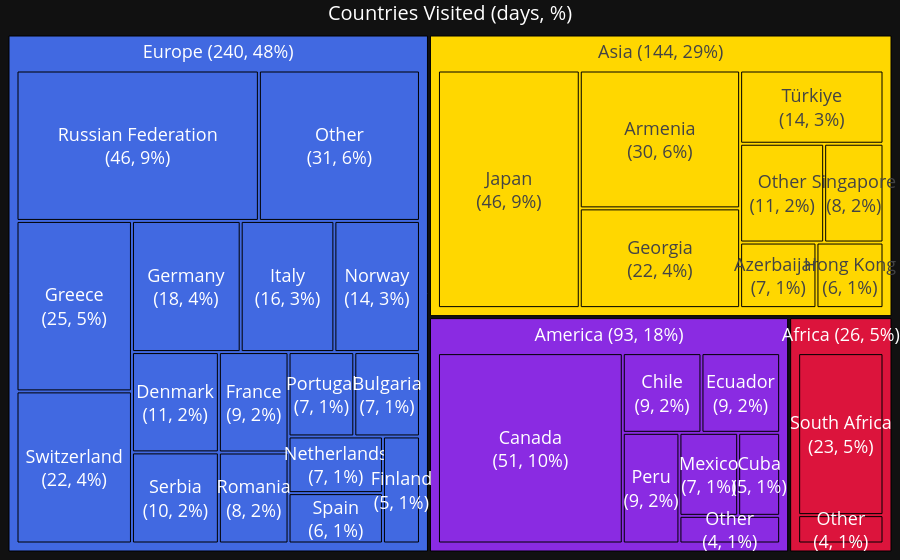

Notebook cell for this chart:
### Code cell
create_tree(
    df_country[~df_country.country.isin(COUNTRIES_LIVED)],
    feat='country',
    var='total_days',
    flag='continent',
    group_flag=True,
    color_dict=COLOR_DICT,
    font_size_dict=FONT_SIZE_DICT,
    title='Countries Visited (days, %)',
    threshold=5,
    threshold_global=False,
    save_path='../attachments/tree_travel_visits.html',
    #save_path=None
    )

### Figure 1 — Plotly figure (JSON) as saved in the notebook; plotly's stock layout.template omitted (floating-point values rounded to 4 significant figures)
{"data": [{"branchvalues": "total", "hoverinfo": "none", "ids": ["Africa", "America", "Asia", "Europe", "Africa | South Africa", "Africa | Other", "America | Canada", "America | Chile", "America | Cuba", "America | Ecuador", "America | Mexico", "America | Peru", "America | Other", "Asia | Armenia", "Asia | Azerbaijan", "Asia | Georgia", "Asia | Hong Kong", "Asia | Japan", "Asia | Singapore", "Asia | Türkiye", "Asia | Other", "Europe | Bulgaria", "Europe | Denmark", "Europe | Finland", "Europe | France", "Europe | Germany", "Europe | Greece", "Europe | Italy", "Europe | Netherlands", "Europe | Norway", "Europe | Portugal", "Europe | Romania", "Europe | Russian Federation", "Europe | Serbia", "Europe | Spain", "Europe | Switzerland", "Europe | Other"], "labels": ["<br><br>Africa (26, 5%)", "<br><br>America (93, 18%)", "<br><br>Asia (144, 29%)", "<br><br>Europe (240, 48%)", "South Africa", "Other", "Canada", "Chile", "Cuba", "Ecuador", "Mexico", "Peru", "Other", "Armenia", "Azerbaijan", "Georgia", "Hong Kong", "Japan", "Singapore", "Türkiye", "Other", "Bulgaria", "Denmark", "Finland", "France", "Germany", "Greece", "Italy", "Netherlands", "Norway", "Portugal", "Romania", "Russian Federation", "Serbia", "Spain", "Switzerland", "Other"], "marker": {"colors": ["crimson", "blueviolet", "gold", "royalblue", "crimson", "crimson", "blueviolet", "blueviolet", "blueviolet", "blueviolet", "blueviolet", "blueviolet", "blueviolet", "gold", "gold", "gold", "gold", "gold", "gold", "gold", "gold", "royalblue", "royalblue", "royalblue", "royalblue", "royalblue", "royalblue", "royalblue", "royalblue", "royalblue", "royalblue", "royalblue", "royalblue", "royalblue", "royalblue", "royalblue", "royalblue"], "line": {"color": "black", "width": 1}}, "parents": ["", "", "", "", "Africa", "Africa", "America", "America", "America", "America", "America", "America", "America", "Asia", "Asia", "Asia", "Asia", "Asia", "Asia", "Asia", "Asia", "Europe", "Europe", "Europe", "Europe", "Europe", "Europe", "Europe", "Europe", "Europe", "Europe", "Europe", "Europe", "Europe", "Europe", "Europe", "Europe"], "textfont": {"size": 18}, "textinfo": "label+value+percent root", "textposition": "middle center", "texttemplate": "%{label}<br>(%{value:.0f}, %{percentRoot:.0%})", "type": "treemap", "values": [26.83, 93.5, 144.5, 240.8, 22.83, 4.0, 50.5, 9.0, 5.0, 9.0, 7.0, 9.0, 4.0, 30.17, 6.83, 21.83, 6.0, 45.99, 8.0, 14.33, 11.33, 6.99, 11.0, 5.0, 8.83, 17.99, 24.83, 15.5, 6.75, 14.16, 7.0, 8.0, 46.0, 9.99, 6.0, 22.16, 30.57]}], "layout": {"font": {"color": "white", "size": 18}, "margin": {"b": 0, "l": 0, "r": 0, "t": 0}, "title": {"font": {"size": 20}, "text": "Countries Visited (days, %)", "x": 0.5, "xanchor": "center", "y": 0.99, "yanchor": "top"}, "uniformtext": {"minsize": 18, "mode": "show"}}}
